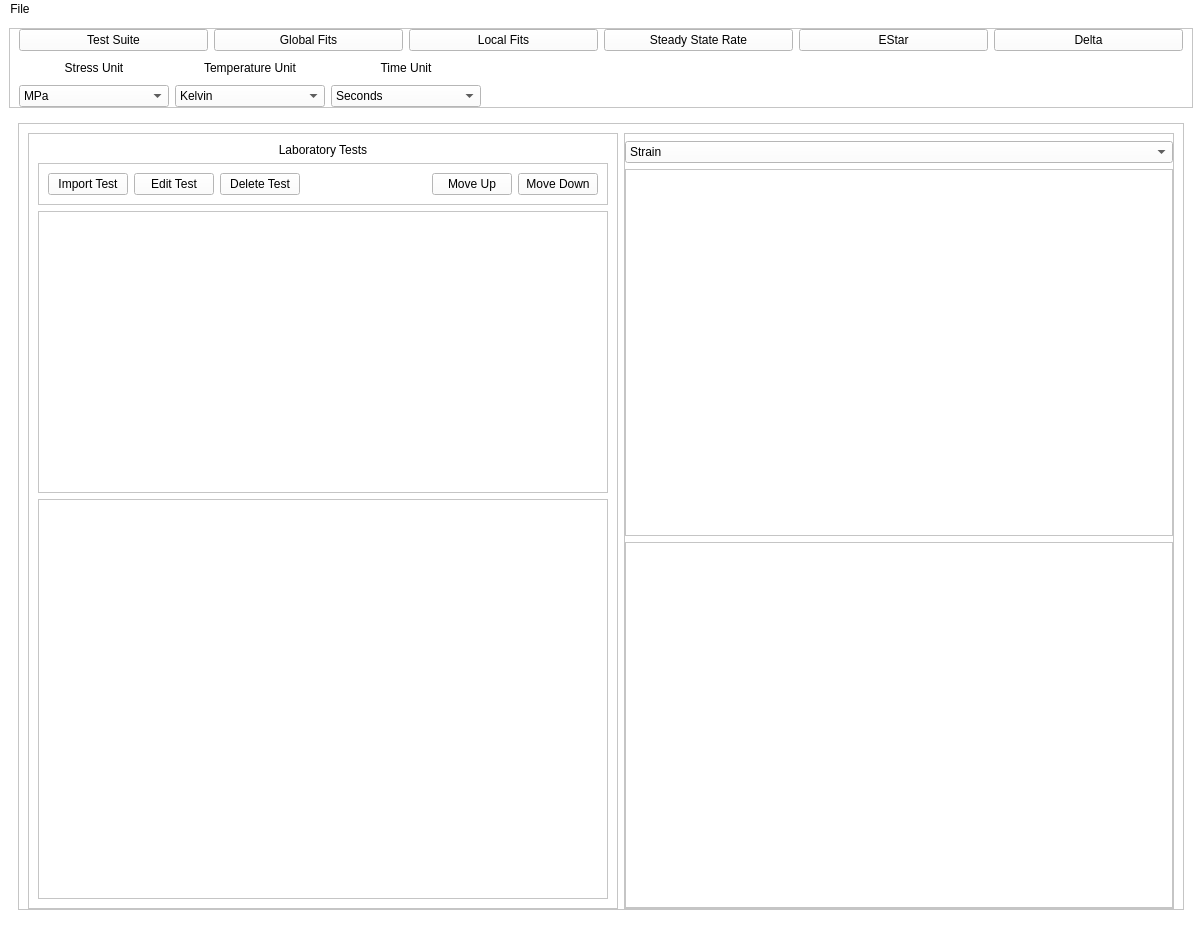
<?xml version="1.0" encoding="UTF-8"?>
<ui version="4.0">
 <class>MainWindow</class>
 <widget class="QMainWindow" name="MainWindow">
  <property name="geometry">
   <rect>
    <x>0</x>
    <y>0</y>
    <width>1202</width>
    <height>950</height>
   </rect>
  </property>
  <property name="windowTitle">
   <string>MainWindow</string>
  </property>
  <property name="autoFillBackground">
   <bool>false</bool>
  </property>
  <property name="styleSheet">
   <string notr="true">
background-color: rgb(255, 255, 255);</string>
  </property>
  <widget class="QWidget" name="centralwidget">
   <property name="sizePolicy">
    <sizepolicy hsizetype="Preferred" vsizetype="Preferred">
     <horstretch>0</horstretch>
     <verstretch>0</verstretch>
    </sizepolicy>
   </property>
   <layout class="QVBoxLayout" name="verticalLayout">
    <item>
     <widget class="QFrame" name="frame">
      <property name="minimumSize">
       <size>
        <width>0</width>
        <height>80</height>
       </size>
      </property>
      <property name="maximumSize">
       <size>
        <width>16777215</width>
        <height>120</height>
       </size>
      </property>
      <property name="styleSheet">
       <string notr="true">QPushButton::minimumSize{
	min-height: 100em
}</string>
      </property>
      <property name="frameShape">
       <enum>QFrame::StyledPanel</enum>
      </property>
      <property name="frameShadow">
       <enum>QFrame::Raised</enum>
      </property>
      <layout class="QVBoxLayout" name="verticalLayout_5">
       <property name="topMargin">
        <number>0</number>
       </property>
       <property name="bottomMargin">
        <number>0</number>
       </property>
       <item>
        <layout class="QHBoxLayout" name="horizontalLayout">
         <item>
          <widget class="QPushButton" name="button_testsuite">
           <property name="text">
            <string>Test Suite</string>
           </property>
          </widget>
         </item>
         <item>
          <widget class="QPushButton" name="button_globalfits">
           <property name="text">
            <string>Global Fits</string>
           </property>
          </widget>
         </item>
         <item>
          <widget class="QPushButton" name="button_localfits">
           <property name="text">
            <string>Local Fits</string>
           </property>
          </widget>
         </item>
         <item>
          <widget class="QPushButton" name="button_steadystaterate">
           <property name="text">
            <string>Steady State Rate</string>
           </property>
          </widget>
         </item>
         <item>
          <widget class="QPushButton" name="button_estar">
           <property name="text">
            <string>EStar</string>
           </property>
          </widget>
         </item>
         <item>
          <widget class="QPushButton" name="button_delta">
           <property name="text">
            <string>Delta</string>
           </property>
          </widget>
         </item>
        </layout>
       </item>
       <item>
        <layout class="QGridLayout" name="gridLayout">
         <item row="0" column="1">
          <widget class="QLabel" name="label_6">
           <property name="minimumSize">
            <size>
             <width>150</width>
             <height>0</height>
            </size>
           </property>
           <property name="text">
            <string>Temperature Unit</string>
           </property>
           <property name="alignment">
            <set>Qt::AlignCenter</set>
           </property>
          </widget>
         </item>
         <item row="1" column="0">
          <widget class="QComboBox" name="combo_unit_stress">
           <property name="currentIndex">
            <number>0</number>
           </property>
           <item>
            <property name="text">
             <string>MPa</string>
            </property>
           </item>
           <item>
            <property name="text">
             <string>psi</string>
            </property>
           </item>
          </widget>
         </item>
         <item row="0" column="0">
          <widget class="QLabel" name="label_5">
           <property name="minimumSize">
            <size>
             <width>150</width>
             <height>0</height>
            </size>
           </property>
           <property name="text">
            <string>Stress Unit</string>
           </property>
           <property name="alignment">
            <set>Qt::AlignCenter</set>
           </property>
          </widget>
         </item>
         <item row="0" column="2">
          <widget class="QLabel" name="label_7">
           <property name="minimumSize">
            <size>
             <width>150</width>
             <height>0</height>
            </size>
           </property>
           <property name="text">
            <string>Time Unit</string>
           </property>
           <property name="alignment">
            <set>Qt::AlignCenter</set>
           </property>
          </widget>
         </item>
         <item row="0" column="3">
          <spacer name="horizontalSpacer_2">
           <property name="orientation">
            <enum>Qt::Horizontal</enum>
           </property>
           <property name="sizeHint" stdset="0">
            <size>
             <width>40</width>
             <height>20</height>
            </size>
           </property>
          </spacer>
         </item>
         <item row="1" column="1">
          <widget class="QComboBox" name="combo_unit_temperature">
           <property name="currentIndex">
            <number>0</number>
           </property>
           <item>
            <property name="text">
             <string>Kelvin</string>
            </property>
           </item>
           <item>
            <property name="text">
             <string>Celsius</string>
            </property>
           </item>
           <item>
            <property name="text">
             <string>Fahrenheit</string>
            </property>
           </item>
           <item>
            <property name="text">
             <string>Rankine</string>
            </property>
           </item>
          </widget>
         </item>
         <item row="1" column="2">
          <widget class="QComboBox" name="combo_unit_time">
           <property name="currentIndex">
            <number>0</number>
           </property>
           <item>
            <property name="text">
             <string>Seconds</string>
            </property>
           </item>
           <item>
            <property name="text">
             <string>Days</string>
            </property>
           </item>
           <item>
            <property name="text">
             <string>Years</string>
            </property>
           </item>
          </widget>
         </item>
         <item row="1" column="3">
          <spacer name="horizontalSpacer_3">
           <property name="orientation">
            <enum>Qt::Horizontal</enum>
           </property>
           <property name="sizeHint" stdset="0">
            <size>
             <width>40</width>
             <height>20</height>
            </size>
           </property>
          </spacer>
         </item>
        </layout>
       </item>
      </layout>
     </widget>
    </item>
    <item>
     <widget class="QStackedWidget" name="stacked_toplevel">
      <property name="sizePolicy">
       <sizepolicy hsizetype="Preferred" vsizetype="Preferred">
        <horstretch>0</horstretch>
        <verstretch>0</verstretch>
       </sizepolicy>
      </property>
      <widget class="QWidget" name="tab_testsuite">
       <layout class="QHBoxLayout" name="horizontalLayout_9">
        <item>
         <widget class="QFrame" name="frame_11">
          <property name="frameShape">
           <enum>QFrame::StyledPanel</enum>
          </property>
          <property name="frameShadow">
           <enum>QFrame::Raised</enum>
          </property>
          <layout class="QHBoxLayout" name="horizontalLayout_10">
           <property name="bottomMargin">
            <number>0</number>
           </property>
           <item>
            <widget class="QFrame" name="frame_12">
             <property name="minimumSize">
              <size>
               <width>550</width>
               <height>0</height>
              </size>
             </property>
             <property name="frameShape">
              <enum>QFrame::StyledPanel</enum>
             </property>
             <property name="frameShadow">
              <enum>QFrame::Raised</enum>
             </property>
             <layout class="QVBoxLayout" name="verticalLayout_10">
              <item>
               <widget class="QLabel" name="label_4">
                <property name="text">
                 <string>Laboratory Tests</string>
                </property>
                <property name="alignment">
                 <set>Qt::AlignCenter</set>
                </property>
               </widget>
              </item>
              <item>
               <widget class="QFrame" name="frame_17">
                <property name="frameShape">
                 <enum>QFrame::StyledPanel</enum>
                </property>
                <property name="frameShadow">
                 <enum>QFrame::Raised</enum>
                </property>
                <layout class="QHBoxLayout" name="horizontalLayout_12">
                 <item>
                  <widget class="QPushButton" name="button_importtest">
                   <property name="text">
                    <string>Import Test</string>
                   </property>
                  </widget>
                 </item>
                 <item>
                  <widget class="QPushButton" name="button_edit_test">
                   <property name="text">
                    <string>Edit Test</string>
                   </property>
                  </widget>
                 </item>
                 <item>
                  <widget class="QPushButton" name="button_delete_test">
                   <property name="text">
                    <string>Delete Test</string>
                   </property>
                  </widget>
                 </item>
                 <item>
                  <spacer name="horizontalSpacer">
                   <property name="orientation">
                    <enum>Qt::Horizontal</enum>
                   </property>
                   <property name="sizeHint" stdset="0">
                    <size>
                     <width>40</width>
                     <height>20</height>
                    </size>
                   </property>
                  </spacer>
                 </item>
                 <item>
                  <widget class="QPushButton" name="button_ts_moveup">
                   <property name="text">
                    <string>Move Up</string>
                   </property>
                  </widget>
                 </item>
                 <item>
                  <widget class="QPushButton" name="button_ts_movedown">
                   <property name="text">
                    <string>Move Down</string>
                   </property>
                  </widget>
                 </item>
                </layout>
               </widget>
              </item>
              <item>
               <widget class="QTableView" name="table_testlist">
                <property name="minimumSize">
                 <size>
                  <width>0</width>
                  <height>200</height>
                 </size>
                </property>
                <property name="font">
                 <font>
                  <pointsize>9</pointsize>
                 </font>
                </property>
                <property name="editTriggers">
                 <set>QAbstractItemView::DoubleClicked|QAbstractItemView::SelectedClicked</set>
                </property>
                <property name="textElideMode">
                 <enum>Qt::ElideMiddle</enum>
                </property>
               </widget>
              </item>
              <item>
               <widget class="QTableView" name="table_testdata">
                <property name="minimumSize">
                 <size>
                  <width>0</width>
                  <height>400</height>
                 </size>
                </property>
               </widget>
              </item>
             </layout>
            </widget>
           </item>
           <item>
            <widget class="QFrame" name="frame_13">
             <property name="minimumSize">
              <size>
               <width>550</width>
               <height>0</height>
              </size>
             </property>
             <property name="frameShape">
              <enum>QFrame::StyledPanel</enum>
             </property>
             <property name="frameShadow">
              <enum>QFrame::Raised</enum>
             </property>
             <layout class="QVBoxLayout" name="verticalLayout_9">
              <property name="spacing">
               <number>6</number>
              </property>
              <property name="leftMargin">
               <number>0</number>
              </property>
              <property name="topMargin">
               <number>7</number>
              </property>
              <property name="rightMargin">
               <number>0</number>
              </property>
              <property name="bottomMargin">
               <number>0</number>
              </property>
              <item>
               <widget class="QComboBox" name="combo_ts_plot_type">
                <item>
                 <property name="text">
                  <string>Strain</string>
                 </property>
                </item>
                <item>
                 <property name="text">
                  <string>Strain Rate</string>
                 </property>
                </item>
                <item>
                 <property name="text">
                  <string>Deviatoric Stress</string>
                 </property>
                </item>
                <item>
                 <property name="text">
                  <string>Temperature</string>
                 </property>
                </item>
               </widget>
              </item>
              <item>
               <widget class="QFrame" name="frame_ts_singleplot">
                <property name="minimumSize">
                 <size>
                  <width>0</width>
                  <height>350</height>
                 </size>
                </property>
                <property name="styleSheet">
                 <string notr="true"/>
                </property>
                <property name="frameShape">
                 <enum>QFrame::StyledPanel</enum>
                </property>
                <property name="frameShadow">
                 <enum>QFrame::Raised</enum>
                </property>
                <layout class="QVBoxLayout" name="verticalLayout_13">
                 <property name="spacing">
                  <number>0</number>
                 </property>
                 <property name="leftMargin">
                  <number>0</number>
                 </property>
                 <property name="topMargin">
                  <number>0</number>
                 </property>
                 <property name="rightMargin">
                  <number>0</number>
                 </property>
                 <property name="bottomMargin">
                  <number>0</number>
                 </property>
                </layout>
               </widget>
              </item>
              <item>
               <widget class="QFrame" name="frame_ts_multiplot">
                <property name="minimumSize">
                 <size>
                  <width>0</width>
                  <height>350</height>
                 </size>
                </property>
                <property name="styleSheet">
                 <string notr="true"/>
                </property>
                <property name="frameShape">
                 <enum>QFrame::StyledPanel</enum>
                </property>
                <property name="frameShadow">
                 <enum>QFrame::Raised</enum>
                </property>
                <layout class="QVBoxLayout" name="verticalLayout_14">
                 <property name="leftMargin">
                  <number>0</number>
                 </property>
                 <property name="topMargin">
                  <number>0</number>
                 </property>
                 <property name="rightMargin">
                  <number>0</number>
                 </property>
                 <property name="bottomMargin">
                  <number>0</number>
                 </property>
                </layout>
               </widget>
              </item>
             </layout>
             <zorder>frame_ts_singleplot</zorder>
             <zorder>combo_ts_plot_type</zorder>
             <zorder>frame_ts_multiplot</zorder>
            </widget>
           </item>
          </layout>
         </widget>
        </item>
       </layout>
      </widget>
      <widget class="QWidget" name="tab_globalfits"/>
      <widget class="QWidget" name="tab_localfits">
       <property name="sizePolicy">
        <sizepolicy hsizetype="Preferred" vsizetype="Preferred">
         <horstretch>0</horstretch>
         <verstretch>0</verstretch>
        </sizepolicy>
       </property>
       <property name="styleSheet">
        <string notr="true"/>
       </property>
       <layout class="QHBoxLayout" name="horizontalLayout_4">
        <item>
         <widget class="QFrame" name="frame_3">
          <property name="sizePolicy">
           <sizepolicy hsizetype="Preferred" vsizetype="Preferred">
            <horstretch>0</horstretch>
            <verstretch>0</verstretch>
           </sizepolicy>
          </property>
          <property name="minimumSize">
           <size>
            <width>580</width>
            <height>0</height>
           </size>
          </property>
          <property name="frameShape">
           <enum>QFrame::StyledPanel</enum>
          </property>
          <property name="frameShadow">
           <enum>QFrame::Raised</enum>
          </property>
          <layout class="QVBoxLayout" name="verticalLayout_3">
           <item>
            <widget class="QFrame" name="frame_6">
             <property name="minimumSize">
              <size>
               <width>400</width>
               <height>500</height>
              </size>
             </property>
             <property name="maximumSize">
              <size>
               <width>1000000</width>
               <height>1000000</height>
              </size>
             </property>
             <property name="frameShape">
              <enum>QFrame::StyledPanel</enum>
             </property>
             <property name="frameShadow">
              <enum>QFrame::Raised</enum>
             </property>
             <layout class="QVBoxLayout" name="verticalLayout_4">
              <item>
               <widget class="MdWidget" name="localfit_mdwidget" native="true">
                <property name="minimumSize">
                 <size>
                  <width>400</width>
                  <height>0</height>
                 </size>
                </property>
                <property name="maximumSize">
                 <size>
                  <width>700</width>
                  <height>16777215</height>
                 </size>
                </property>
               </widget>
              </item>
             </layout>
            </widget>
           </item>
           <item>
            <widget class="QFrame" name="frame_7">
             <property name="frameShape">
              <enum>QFrame::StyledPanel</enum>
             </property>
             <property name="frameShadow">
              <enum>QFrame::Raised</enum>
             </property>
             <layout class="QVBoxLayout" name="verticalLayout_6">
              <item>
               <layout class="QGridLayout" name="gridLayout_3">
                <item row="0" column="1">
                 <widget class="QPushButton" name="button_lf_softsalt">
                  <property name="text">
                   <string>Insert Soft Salt</string>
                  </property>
                 </widget>
                </item>
                <item row="0" column="0">
                 <widget class="QPushButton" name="button_lf_hardsalt">
                  <property name="text">
                   <string>Insert Hard Salt</string>
                  </property>
                 </widget>
                </item>
                <item row="0" column="2">
                 <widget class="QPushButton" name="button_lf_cleartable">
                  <property name="text">
                   <string>Clear Table</string>
                  </property>
                 </widget>
                </item>
                <item row="1" column="0">
                 <widget class="QPushButton" name="pushButton">
                  <property name="text">
                   <string>Insert Typical Fitting Values</string>
                  </property>
                 </widget>
                </item>
               </layout>
              </item>
              <item>
               <layout class="QGridLayout" name="gridLayout_2">
                <item row="2" column="0">
                 <widget class="QPushButton" name="button_lf_newfit">
                  <property name="text">
                   <string>New Local Fit</string>
                  </property>
                 </widget>
                </item>
                <item row="4" column="1">
                 <widget class="QPushButton" name="button_lf_make_fit_primary">
                  <property name="text">
                   <string>Make Selected Fit Primary</string>
                  </property>
                 </widget>
                </item>
                <item row="0" column="1">
                 <widget class="QLabel" name="label_2">
                  <property name="text">
                   <string>Individual Fit List</string>
                  </property>
                  <property name="alignment">
                   <set>Qt::AlignCenter</set>
                  </property>
                 </widget>
                </item>
                <item row="1" column="0">
                 <widget class="QListWidget" name="list_lf_testlist">
                  <property name="itemAlignment">
                   <set>Qt::AlignCenter</set>
                  </property>
                 </widget>
                </item>
                <item row="0" column="0">
                 <widget class="QLabel" name="label">
                  <property name="text">
                   <string>Test List</string>
                  </property>
                  <property name="alignment">
                   <set>Qt::AlignCenter</set>
                  </property>
                 </widget>
                </item>
                <item row="1" column="1">
                 <widget class="QListWidget" name="list_lf_fitlist">
                  <property name="itemAlignment">
                   <set>Qt::AlignCenter</set>
                  </property>
                 </widget>
                </item>
                <item row="3" column="1">
                 <widget class="QPushButton" name="button_lf_edit_fitname">
                  <property name="text">
                   <string>Edit Selected Fit Name</string>
                  </property>
                 </widget>
                </item>
                <item row="2" column="1">
                 <widget class="QPushButton" name="button_lf_savefit">
                  <property name="text">
                   <string>Save Current Fit</string>
                  </property>
                 </widget>
                </item>
                <item row="3" column="0">
                 <widget class="QPushButton" name="button_lf_deletefit">
                  <property name="text">
                   <string>Delete Selected Fit</string>
                  </property>
                 </widget>
                </item>
                <item row="4" column="0">
                 <widget class="QPushButton" name="button_lf_runfit">
                  <property name="text">
                   <string>Run Curve Fit</string>
                  </property>
                 </widget>
                </item>
               </layout>
              </item>
             </layout>
            </widget>
           </item>
          </layout>
         </widget>
        </item>
        <item>
         <widget class="QFrame" name="frame_2">
          <property name="sizePolicy">
           <sizepolicy hsizetype="Preferred" vsizetype="Preferred">
            <horstretch>0</horstretch>
            <verstretch>0</verstretch>
           </sizepolicy>
          </property>
          <property name="minimumSize">
           <size>
            <width>580</width>
            <height>0</height>
           </size>
          </property>
          <property name="frameShape">
           <enum>QFrame::StyledPanel</enum>
          </property>
          <property name="frameShadow">
           <enum>QFrame::Raised</enum>
          </property>
          <layout class="QVBoxLayout" name="verticalLayout_7">
           <item>
            <layout class="QVBoxLayout" name="verticalLayout_2">
             <item>
              <widget class="QComboBox" name="combo_lf_plot_type">
               <property name="sizePolicy">
                <sizepolicy hsizetype="Expanding" vsizetype="Minimum">
                 <horstretch>0</horstretch>
                 <verstretch>0</verstretch>
                </sizepolicy>
               </property>
               <property name="minimumSize">
                <size>
                 <width>0</width>
                 <height>20</height>
                </size>
               </property>
               <property name="maximumSize">
                <size>
                 <width>16777215</width>
                 <height>30</height>
                </size>
               </property>
               <item>
                <property name="text">
                 <string>Strain</string>
                </property>
               </item>
               <item>
                <property name="text">
                 <string>Strain Rate</string>
                </property>
               </item>
              </widget>
             </item>
             <item>
              <widget class="QFrame" name="frame_5">
               <property name="sizePolicy">
                <sizepolicy hsizetype="Preferred" vsizetype="Preferred">
                 <horstretch>0</horstretch>
                 <verstretch>1</verstretch>
                </sizepolicy>
               </property>
              </widget>
             </item>
             <item>
              <widget class="QFrame" name="frame_4">
               <property name="minimumSize">
                <size>
                 <width>0</width>
                 <height>300</height>
                </size>
               </property>
               <property name="frameShape">
                <enum>QFrame::StyledPanel</enum>
               </property>
               <property name="frameShadow">
                <enum>QFrame::Raised</enum>
               </property>
               <layout class="QHBoxLayout" name="horizontalLayout_2">
                <item>
                 <widget class="QFrame" name="frame_8">
                  <property name="frameShape">
                   <enum>QFrame::StyledPanel</enum>
                  </property>
                  <property name="frameShadow">
                   <enum>QFrame::Raised</enum>
                  </property>
                  <layout class="QVBoxLayout" name="verticalLayout_8">
                   <property name="spacing">
                    <number>0</number>
                   </property>
                   <property name="leftMargin">
                    <number>0</number>
                   </property>
                   <property name="topMargin">
                    <number>0</number>
                   </property>
                   <property name="rightMargin">
                    <number>0</number>
                   </property>
                   <property name="bottomMargin">
                    <number>0</number>
                   </property>
                   <item>
                    <widget class="QFrame" name="frame_10">
                     <property name="layoutDirection">
                      <enum>Qt::LeftToRight</enum>
                     </property>
                     <property name="frameShape">
                      <enum>QFrame::StyledPanel</enum>
                     </property>
                     <property name="frameShadow">
                      <enum>QFrame::Raised</enum>
                     </property>
                     <layout class="QVBoxLayout" name="verticalLayout_11">
                      <property name="spacing">
                       <number>0</number>
                      </property>
                      <property name="leftMargin">
                       <number>0</number>
                      </property>
                      <property name="topMargin">
                       <number>0</number>
                      </property>
                      <property name="rightMargin">
                       <number>0</number>
                      </property>
                      <property name="bottomMargin">
                       <number>0</number>
                      </property>
                      <item>
                       <widget class="QLabel" name="label_3">
                        <property name="text">
                         <string>&lt;html&gt;&lt;head/&gt;&lt;body&gt;&lt;p&gt;Steady-State Strain Rate (&lt;span style=&quot; font-size:10pt;&quot;&gt;ε&lt;/span&gt;&lt;span style=&quot; font-size:10pt; vertical-align:sub;&quot;&gt;ss&lt;/span&gt;)&lt;/p&gt;&lt;/body&gt;&lt;/html&gt;</string>
                        </property>
                        <property name="alignment">
                         <set>Qt::AlignCenter</set>
                        </property>
                       </widget>
                      </item>
                     </layout>
                    </widget>
                   </item>
                   <item>
                    <widget class="QFrame" name="frame_14">
                     <property name="frameShape">
                      <enum>QFrame::StyledPanel</enum>
                     </property>
                     <property name="frameShadow">
                      <enum>QFrame::Raised</enum>
                     </property>
                     <layout class="QVBoxLayout" name="verticalLayout_12">
                      <property name="spacing">
                       <number>0</number>
                      </property>
                      <property name="leftMargin">
                       <number>0</number>
                      </property>
                      <property name="topMargin">
                       <number>0</number>
                      </property>
                      <property name="rightMargin">
                       <number>0</number>
                      </property>
                      <property name="bottomMargin">
                       <number>0</number>
                      </property>
                      <item>
                       <layout class="QFormLayout" name="formLayout">
                        <item row="0" column="0">
                         <widget class="QLabel" name="label_8">
                          <property name="text">
                           <string>&lt;html&gt;&lt;head/&gt;&lt;body&gt;&lt;p&gt;Test Pick: &lt;span style=&quot; font-size:10pt;&quot;&gt;ε&lt;/span&gt;&lt;span style=&quot; font-size:10pt; vertical-align:sub;&quot;&gt;ss&lt;/span&gt;&lt;span style=&quot; font-size:10pt;&quot;/&gt;Start Time&lt;/p&gt;&lt;/body&gt;&lt;/html&gt;</string>
                          </property>
                         </widget>
                        </item>
                        <item row="1" column="0">
                         <widget class="QLabel" name="label_9">
                          <property name="text">
                           <string>&lt;html&gt;&lt;head/&gt;&lt;body&gt;&lt;p&gt;Test Pick: &lt;span style=&quot; font-size:10pt;&quot;&gt;ε&lt;/span&gt;&lt;span style=&quot; font-size:10pt; vertical-align:sub;&quot;&gt;ss&lt;/span&gt; End Time&lt;/p&gt;&lt;/body&gt;&lt;/html&gt;</string>
                          </property>
                         </widget>
                        </item>
                        <item row="2" column="0">
                         <widget class="QLabel" name="label_10">
                          <property name="text">
                           <string>&lt;html&gt;&lt;head/&gt;&lt;body&gt;&lt;p&gt;&lt;span style=&quot; font-size:10pt;&quot;&gt;ε&lt;/span&gt;&lt;span style=&quot; font-size:10pt; vertical-align:sub;&quot;&gt;ss &lt;/span&gt;(Test Data Pick)&lt;/p&gt;&lt;/body&gt;&lt;/html&gt;</string>
                          </property>
                         </widget>
                        </item>
                        <item row="3" column="0">
                         <widget class="QLabel" name="label_11">
                          <property name="text">
                           <string>&lt;html&gt;&lt;head/&gt;&lt;body&gt;&lt;p&gt;&lt;span style=&quot; font-size:10pt;&quot;&gt;ε&lt;/span&gt;&lt;span style=&quot; font-size:10pt; vertical-align:sub;&quot;&gt;ss &lt;/span&gt;(Local MD Fit)&lt;/p&gt;&lt;/body&gt;&lt;/html&gt;</string>
                          </property>
                         </widget>
                        </item>
                        <item row="0" column="1">
                         <widget class="QLineEdit" name="lineEdit">
                          <property name="sizePolicy">
                           <sizepolicy hsizetype="Preferred" vsizetype="Fixed">
                            <horstretch>0</horstretch>
                            <verstretch>0</verstretch>
                           </sizepolicy>
                          </property>
                         </widget>
                        </item>
                        <item row="1" column="1">
                         <widget class="QLineEdit" name="lineEdit_2">
                          <property name="sizePolicy">
                           <sizepolicy hsizetype="Preferred" vsizetype="Fixed">
                            <horstretch>0</horstretch>
                            <verstretch>0</verstretch>
                           </sizepolicy>
                          </property>
                         </widget>
                        </item>
                        <item row="2" column="1">
                         <widget class="QLineEdit" name="lineEdit_3">
                          <property name="sizePolicy">
                           <sizepolicy hsizetype="Preferred" vsizetype="Fixed">
                            <horstretch>0</horstretch>
                            <verstretch>0</verstretch>
                           </sizepolicy>
                          </property>
                          <property name="styleSheet">
                           <string notr="true">background-color: rgb(188, 188, 188);</string>
                          </property>
                          <property name="frame">
                           <bool>true</bool>
                          </property>
                          <property name="readOnly">
                           <bool>true</bool>
                          </property>
                         </widget>
                        </item>
                        <item row="3" column="1">
                         <widget class="QLineEdit" name="lineEdit_4">
                          <property name="sizePolicy">
                           <sizepolicy hsizetype="Preferred" vsizetype="Fixed">
                            <horstretch>0</horstretch>
                            <verstretch>0</verstretch>
                           </sizepolicy>
                          </property>
                          <property name="styleSheet">
                           <string notr="true">background-color: rgb(188, 188, 188);</string>
                          </property>
                          <property name="frame">
                           <bool>true</bool>
                          </property>
                          <property name="readOnly">
                           <bool>true</bool>
                          </property>
                         </widget>
                        </item>
                       </layout>
                      </item>
                     </layout>
                    </widget>
                   </item>
                   <item>
                    <widget class="QFrame" name="frame_15">
                     <property name="frameShape">
                      <enum>QFrame::StyledPanel</enum>
                     </property>
                     <property name="frameShadow">
                      <enum>QFrame::Raised</enum>
                     </property>
                    </widget>
                   </item>
                   <item>
                    <widget class="QFrame" name="frame_16">
                     <property name="frameShape">
                      <enum>QFrame::StyledPanel</enum>
                     </property>
                     <property name="frameShadow">
                      <enum>QFrame::Raised</enum>
                     </property>
                    </widget>
                   </item>
                  </layout>
                 </widget>
                </item>
                <item>
                 <widget class="QFrame" name="frame_9">
                  <property name="frameShape">
                   <enum>QFrame::StyledPanel</enum>
                  </property>
                  <property name="frameShadow">
                   <enum>QFrame::Raised</enum>
                  </property>
                 </widget>
                </item>
               </layout>
              </widget>
             </item>
            </layout>
           </item>
          </layout>
         </widget>
        </item>
       </layout>
      </widget>
      <widget class="QWidget" name="tab_steadystaterate"/>
      <widget class="QWidget" name="tab_estar"/>
      <widget class="QWidget" name="tab_delta"/>
     </widget>
    </item>
   </layout>
  </widget>
  <widget class="QMenuBar" name="menubar">
   <property name="geometry">
    <rect>
     <x>0</x>
     <y>0</y>
     <width>1202</width>
     <height>21</height>
    </rect>
   </property>
   <widget class="QMenu" name="menuFile">
    <property name="title">
     <string>File</string>
    </property>
    <addaction name="actionLoad"/>
    <addaction name="separator"/>
    <addaction name="actionSave"/>
    <addaction name="actionSave_As"/>
    <addaction name="separator"/>
    <addaction name="actionExit"/>
   </widget>
   <addaction name="menuFile"/>
  </widget>
  <widget class="QStatusBar" name="statusbar">
   <property name="minimumSize">
    <size>
     <width>0</width>
     <height>0</height>
    </size>
   </property>
  </widget>
  <action name="actionLoad">
   <property name="text">
    <string>Load</string>
   </property>
  </action>
  <action name="actionSave">
   <property name="text">
    <string>Save</string>
   </property>
  </action>
  <action name="actionSave_As">
   <property name="text">
    <string>Save As</string>
   </property>
  </action>
  <action name="actionExit">
   <property name="text">
    <string>Exit</string>
   </property>
  </action>
 </widget>
 <customwidgets>
  <customwidget>
   <class>MdWidget</class>
   <extends>QWidget</extends>
   <header>frontend/modules/mdwidget.h</header>
   <container>1</container>
  </customwidget>
 </customwidgets>
 <resources/>
 <connections/>
</ui>
